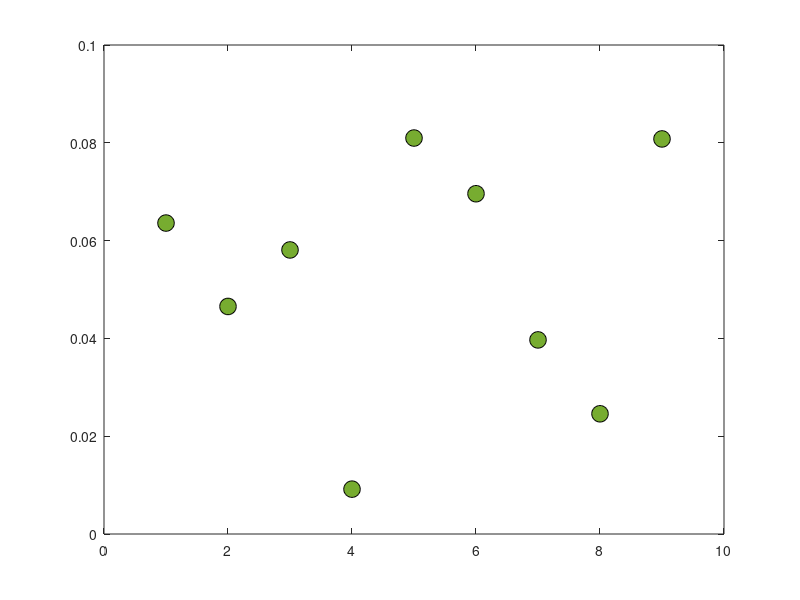

The MATLAB script that drew this image: (Note: this script raises an error after producing the figure.)
clear;
close all;
%AS3959 firebrand flux Scrub FDI100 BAL 12.5.

Firebrand_flux = [0.063590179	0.046534521	0.058089662	0.009171536	0.080976227	0.069586451	0.039694441	0.024585119	0.080792721];


plot([Firebrand_flux],'o','MarkerSize',12,'MarkerEdgeColor','black','MarkerFaceColor',[0.4660 0.6740 0.1880]);

ax = gca;
ax.XTickLabels = {'House','Roof','Gutter','Sub-floor','Door','Deck','Window','House back','stairs'};
grid on;


box on
xtickangle(45)
xlabel('Location','FontWeight','bold','FontSize',20,...
    'FontName','Calibri');
ylabel('Firebrand flux (pcs.m^{-2}.s^{-1})','FontWeight','bold','FontSize',20,...
    'FontName','Calibri');

set(gca,'fontsize',18);

legend('Firebrand flux on strategic locations')